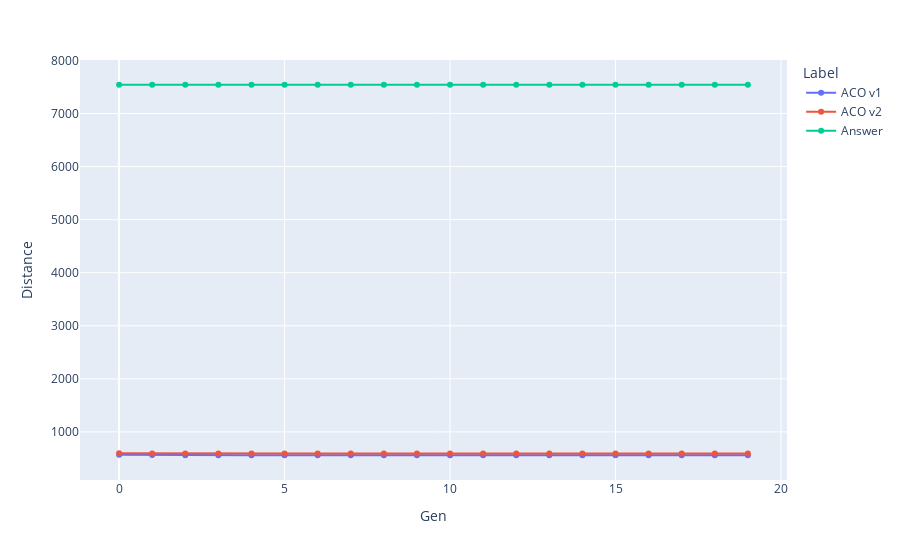

This figure's notebook cell:
### Markdown cell above
# eil76

### Code cell
to_frame_df_eil76_v1 = df_eil76_v1.groupby('Gen').Distance.min().to_frame()
to_frame_df_eil76_v1['Label'] = 'ACO v1'
to_frame_df_eil76_v2 = df_eil76_v2.groupby('Gen').Distance.min().to_frame()
to_frame_df_eil76_v2['Label'] = 'ACO v2'
to_frame_df_eil76_v2['Distance'] += 25 # เพื่อให้แยกออก
answer_df_eil76 = pd.DataFrame({'Gen': range(0, 20), 'Distance': 7542, 'Label': 'Answer'}).set_index('Gen')
concat_df_eil76 = pd.concat([to_frame_df_eil76_v1, to_frame_df_eil76_v2, answer_df_eil76])
fig = px.line(concat_df_eil76, x=concat_df_eil76.index, y='Distance', color='Label', markers=True)
fig.show()

### Figure 1 — Plotly figure (JSON) as saved in the notebook; plotly's stock layout.template omitted (floating-point values rounded to 4 significant figures)
{"data": [{"hovertemplate": "Label=ACO v1<br>Gen=%{x}<br>Distance=%{y}<extra></extra>", "legendgroup": "ACO v1", "line": {"color": "#636efa", "dash": "solid"}, "marker": {"symbol": "circle"}, "mode": "lines+markers", "name": "ACO v1", "orientation": "v", "showlegend": true, "type": "scatter", "x": [0, 1, 2, 3, 4, 5, 6, 7, 8, 9, 10, 11, 12, 13, 14, 15, 16, 17, 18, 19], "xaxis": "x", "y": [571.1, 565.1, 560.6, 560.6, 560.6, 560.6, 560.6, 560.6, 560.6, 560.6, 560.6, 560.6, 560.6, 560.6, 560.6, 560.6, 560.6, 560.6, 560.6, 560.6], "yaxis": "y"}, {"hovertemplate": "Label=ACO v2<br>Gen=%{x}<br>Distance=%{y}<extra></extra>", "legendgroup": "ACO v2", "line": {"color": "#EF553B", "dash": "solid"}, "marker": {"symbol": "circle"}, "mode": "lines+markers", "name": "ACO v2", "orientation": "v", "showlegend": true, "type": "scatter", "x": [0, 1, 2, 3, 4, 5, 6, 7, 8, 9, 10, 11, 12, 13, 14, 15, 16, 17, 18, 19], "xaxis": "x", "y": [596.1, 593.8, 593.8, 593.8, 593.8, 593.8, 593.8, 593.8, 593.8, 593.8, 593.8, 593.8, 593.8, 593.8, 593.8, 593.8, 593.8, 593.8, 593.8, 593.8], "yaxis": "y"}, {"hovertemplate": "Label=Answer<br>Gen=%{x}<br>Distance=%{y}<extra></extra>", "legendgroup": "Answer", "line": {"color": "#00cc96", "dash": "solid"}, "marker": {"symbol": "circle"}, "mode": "lines+markers", "name": "Answer", "orientation": "v", "showlegend": true, "type": "scatter", "x": [0, 1, 2, 3, 4, 5, 6, 7, 8, 9, 10, 11, 12, 13, 14, 15, 16, 17, 18, 19], "xaxis": "x", "y": [7542, 7542, 7542, 7542, 7542, 7542, 7542, 7542, 7542, 7542, 7542, 7542, 7542, 7542, 7542, 7542, 7542, 7542, 7542, 7542], "yaxis": "y"}], "layout": {"legend": {"title": {"text": "Label"}, "tracegroupgap": 0}, "margin": {"t": 60}, "xaxis": {"anchor": "y", "domain": [0, 1], "title": {"text": "Gen"}}, "yaxis": {"anchor": "x", "domain": [0, 1], "title": {"text": "Distance"}}}}
